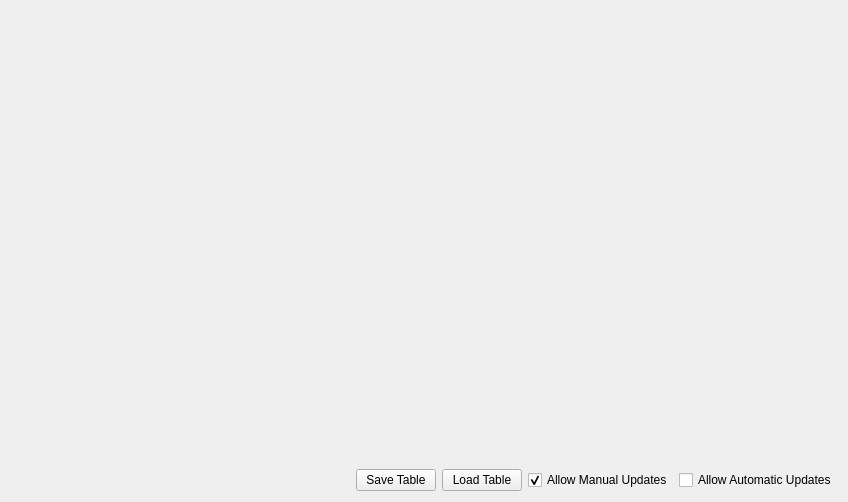
<?xml version="1.0" encoding="UTF-8"?>
<ui version="4.0">
 <class>srs_sds_run_table_widget</class>
 <widget class="QWidget" name="srs_sds_run_table_widget">
  <property name="geometry">
   <rect>
    <x>0</x>
    <y>0</y>
    <width>848</width>
    <height>502</height>
   </rect>
  </property>
  <property name="windowTitle">
   <string>Form</string>
  </property>
  <layout class="QVBoxLayout" name="verticalLayout">
   <item>
    <widget class="QWidget" name="prediction_table_placeholder" native="true"/>
   </item>
   <item>
    <layout class="QHBoxLayout" name="option_layout">
     <item>
      <spacer name="option_spacer">
       <property name="orientation">
        <enum>Qt::Horizontal</enum>
       </property>
       <property name="sizeHint" stdset="0">
        <size>
         <width>40</width>
         <height>20</height>
        </size>
       </property>
      </spacer>
     </item>
     <item>
      <widget class="QPushButton" name="save_table_button">
       <property name="text">
        <string>Save Table</string>
       </property>
      </widget>
     </item>
     <item>
      <widget class="QPushButton" name="load_table_button">
       <property name="text">
        <string>Load Table</string>
       </property>
      </widget>
     </item>
     <item>
      <widget class="QCheckBox" name="allow_manual_updates_checkbox">
       <property name="text">
        <string>Allow Manual Updates</string>
       </property>
       <property name="checked">
        <bool>true</bool>
       </property>
      </widget>
     </item>
     <item>
      <widget class="QCheckBox" name="allow_automatic_updates_checkbox">
       <property name="text">
        <string>Allow Automatic Updates</string>
       </property>
      </widget>
     </item>
    </layout>
   </item>
  </layout>
 </widget>
 <resources/>
 <connections/>
</ui>
